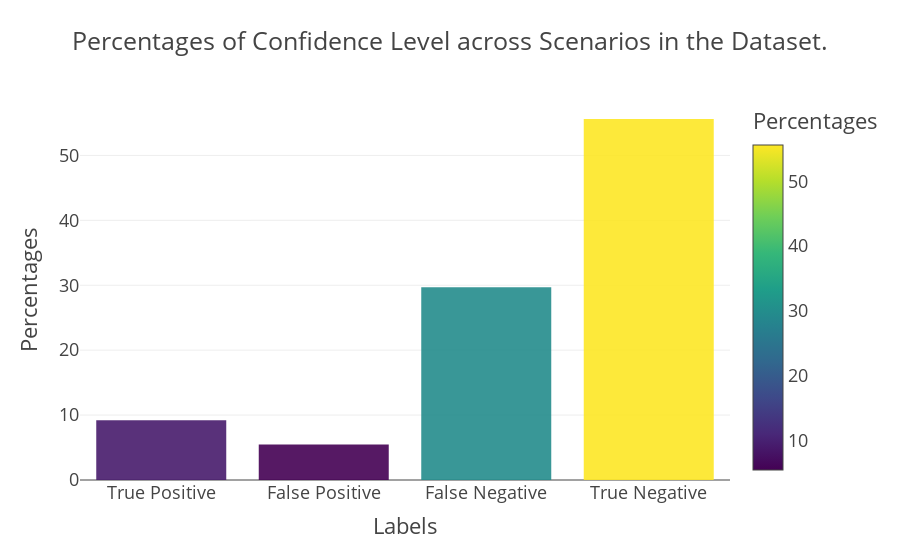

Notebook code cell kept with this figure:
### Code cell
barchart = px.bar(data_frame= df,
                 x= "Labels",
                 y="Percentages",
                 color="Percentages",
                 opacity=0.9,
                 orientation="v",
                  template="presentation",
                 #color_discrete_sequence=["green", "red"],
                  barmode="group",
                  title="Percentages of Confidence Level across Scenarios in the Dataset.",
                  labels={"variable": "Class",
                         "value": "Percentages", 
                         "confidence level": "Confidence Levels",}
                 ) 

#barchart.update_layout(yaxis = dict(tickmode = 'array',tickvals = [0, 10, 20, 30, 40, 50], ticktext = ['0%', '10%', '20%', '30%', '40%', '50%']))


barchart.show()

### Figure 1 — Plotly figure (JSON) as saved in the notebook; plotly's stock layout.template omitted (floating-point values rounded to 4 significant figures)
{"data": [{"alignmentgroup": "True", "hovertemplate": "Labels=%{x}<br>Percentages=%{marker.color}<extra></extra>", "legendgroup": "", "marker": {"color": [9.21, 5.47, 29.71, 55.61], "coloraxis": "coloraxis", "opacity": 0.9, "pattern": {"shape": ""}}, "name": "", "offsetgroup": "", "orientation": "v", "showlegend": false, "textposition": "auto", "type": "bar", "x": ["True Positive", "False Positive", "False Negative", "True Negative"], "xaxis": "x", "y": [9.21, 5.47, 29.71, 55.61], "yaxis": "y"}], "layout": {"barmode": "group", "coloraxis": {"colorbar": {"title": {"text": "Percentages"}}, "colorscale": [[0, "#440154"], [0.1111, "#482878"], [0.2222, "#3e4989"], [0.3333, "#31688e"], [0.4444, "#26828e"], [0.5556, "#1f9e89"], [0.6667, "#35b779"], [0.7778, "#6ece58"], [0.8889, "#b5de2b"], [1, "#fde725"]]}, "legend": {"tracegroupgap": 0}, "title": {"text": "Percentages of Confidence Level across Scenarios in the Dataset."}, "xaxis": {"anchor": "y", "domain": [0, 1], "title": {"text": "Labels"}}, "yaxis": {"anchor": "x", "domain": [0, 1], "title": {"text": "Percentages"}}}}
